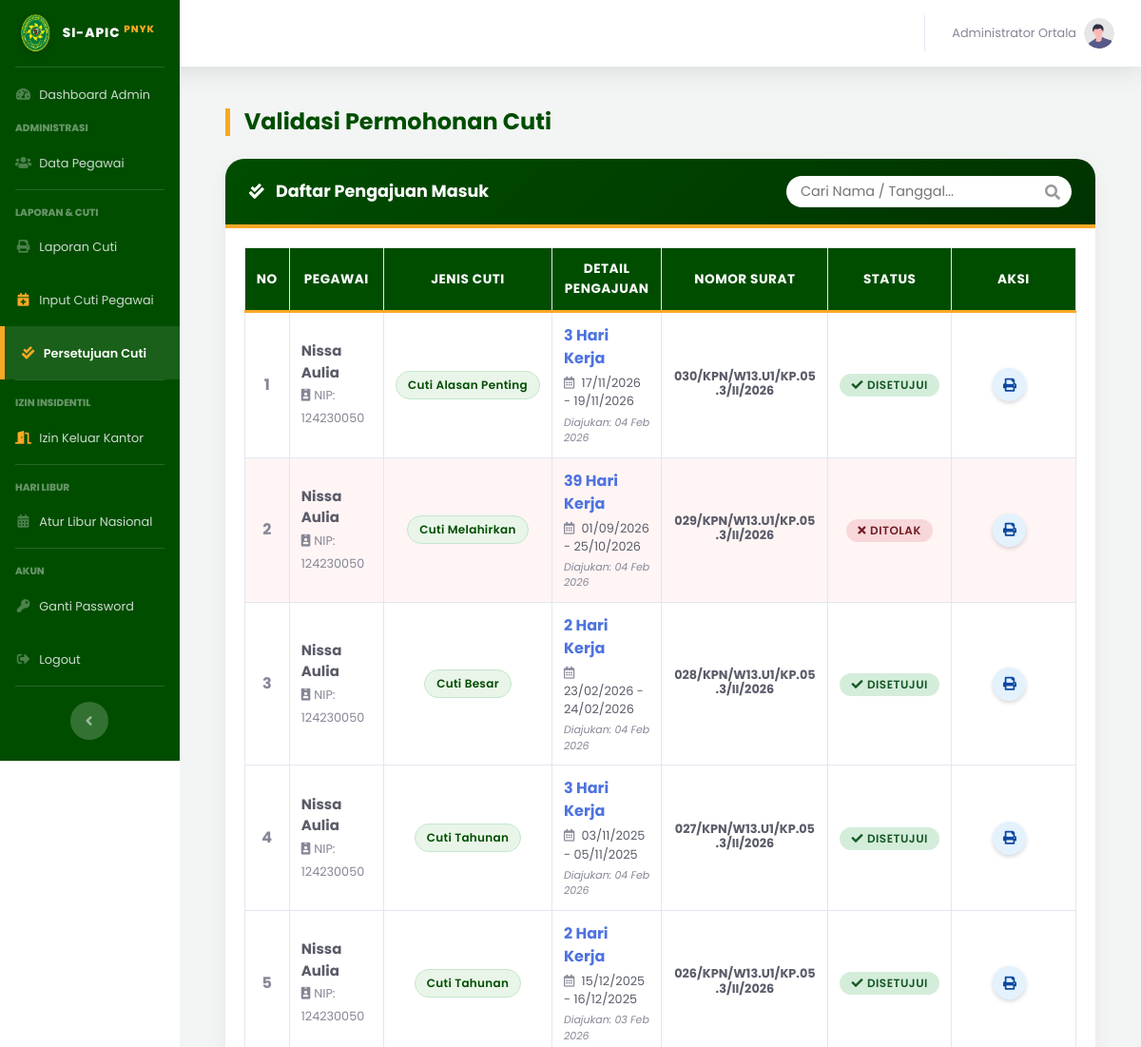
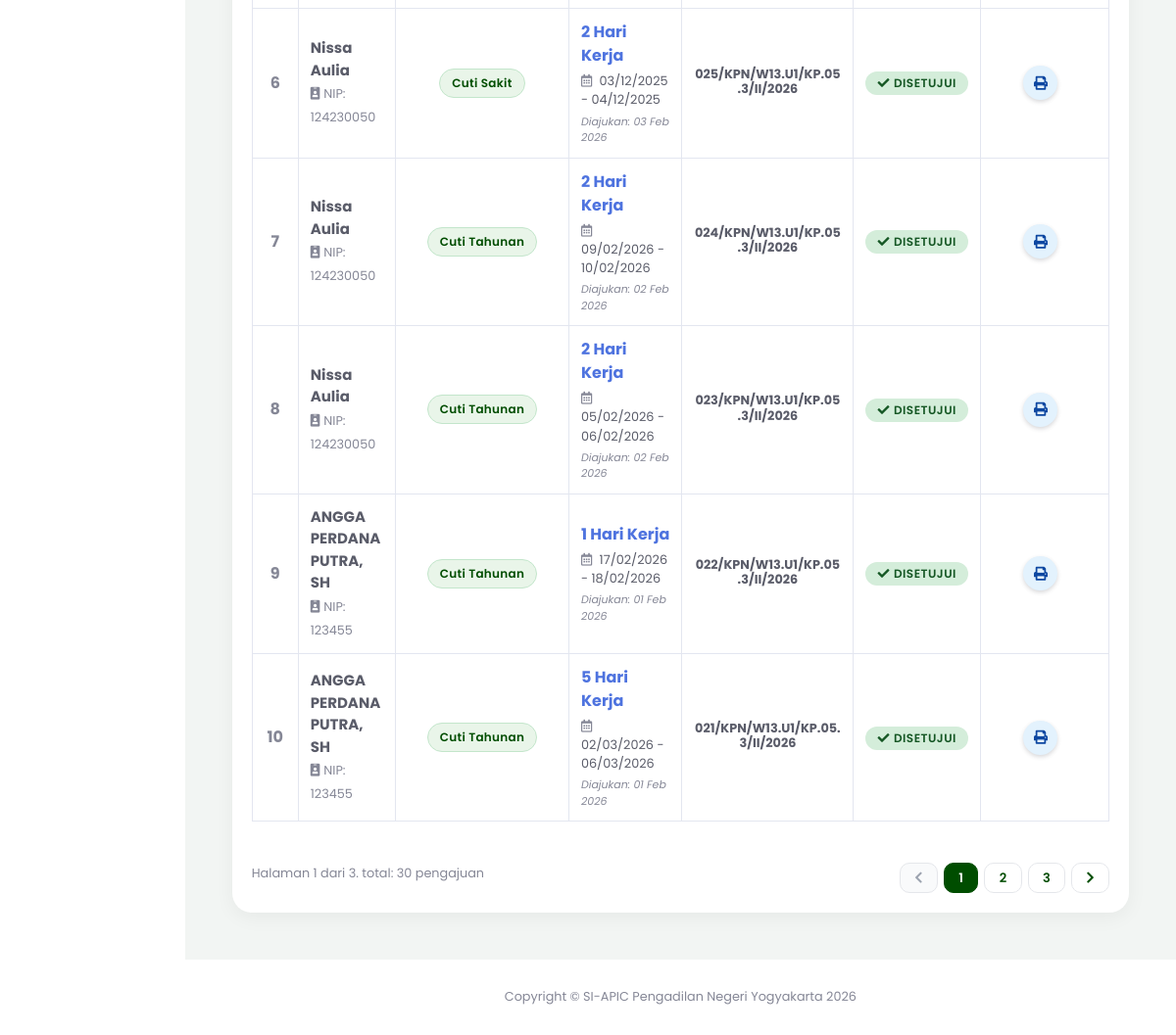
Page /index.php?page=validasi_cuti (signed in) on the committed database (2 pictures, top to bottom).
### tables this page shows
CREATE TABLE `pengajuan_cuti` (
  `id_pengajuan` int(11) NOT NULL,
  `id_user` int(11) NOT NULL,
  `jenis_cuti` varchar(50) DEFAULT NULL,
  `id_atasan` int(11) DEFAULT NULL,
  `id_jenis` int(11) NOT NULL,
  `nomor_surat` varchar(100) DEFAULT NULL,
  `tgl_pengajuan` date DEFAULT NULL,
  `tgl_mulai` date NOT NULL,
  `tgl_selesai` date NOT NULL,
  `lama_hari` int(11) NOT NULL,
  `alasan` text NOT NULL,
  `no_telepon` varchar(20) DEFAULT NULL,
  `masa_kerja` varchar(50) DEFAULT NULL,
  `alamat_cuti` text NOT NULL,
  `status` enum('Diajukan','Disetujui','Ditolak','Dibatalkan') DEFAULT 'Diajukan',
  `catatan_admin` text DEFAULT NULL,
  `created_at` timestamp NOT NULL DEFAULT current_timestamp(),
  `sisa_cuti_n` int(11) DEFAULT 0,
  `sisa_cuti_n1` int(11) DEFAULT 0,
  `dipotong_n1` int(11) DEFAULT 0,
  `dipotong_n` int(11) DEFAULT 0,
  `id_pejabat` int(11) DEFAULT 0,
  `ttd_pejabat` enum('ketua','wakil','plh') DEFAULT 'ketua'
);

CREATE TABLE `users` (
  `id_user` int(11) NOT NULL,
  `nip` varchar(30) NOT NULL,
  `masa_kerja` varchar(50) DEFAULT NULL,
  `password` varchar(255) NOT NULL,
  `nama_lengkap` varchar(100) NOT NULL,
  `jabatan` varchar(100) DEFAULT NULL,
  `kategori_laporan` enum('HAKIM KARIR DAN AD HOC','PANITERA DAN PANMUD','SEKRETARIS DAN KASUBBAG','PANITERA PENGGANTI','JURUSITA','JURUSITA PENGGANTI','STAF') NOT NULL,
  `pangkat` varchar(50) DEFAULT NULL,
  `unit_kerja` varchar(100) DEFAULT 'Pengadilan Negeri Yogyakarta',
  `no_telepon` varchar(20) DEFAULT NULL,
  `role` enum('admin','user') NOT NULL,
  `is_atasan_langsung` tinyint(1) DEFAULT 0 COMMENT '1=Bisa TTD, 0=Staf Biasa',
  `sisa_cuti_n` int(11) DEFAULT 12,
  `sisa_cuti_n1` int(11) DEFAULT 0,
  `sisa_cuti_n2` int(11) DEFAULT 0,
  `kuota_cuti_sakit` int(11) DEFAULT 14,
  `created_at` timestamp NOT NULL DEFAULT current_timestamp(),
  `status_akun` enum('aktif','nonaktif') DEFAULT 'aktif',
  `id_atasan` int(11) DEFAULT NULL,
  `is_atasan` enum('0','1') DEFAULT '0'
);

CREATE TABLE `jenis_cuti` (
  `id_jenis` int(11) NOT NULL,
  `nama_jenis` varchar(50) NOT NULL
);

### pages/admin/validasi_cuti.php (the view, shortened to what this page needs)
<?php
$batas   = 10;
$halaman = isset($_GET['hal']) ? (int)$_GET['hal'] : 1;
$halaman_awal = ($halaman > 1) ? ($halaman * $batas) - $batas : 0;
$keyword = "";
$where_clause = "";
$query_count_str = "SELECT count(id_pengajuan) as jumlah
                    FROM pengajuan_cuti
                    JOIN users ON pengajuan_cuti.id_user = users.id_user
                    WHERE 1=1 $where_clause";
$query_count = mysqli_query($koneksi, $query_count_str);
$data_count  = mysqli_fetch_assoc($query_count);
$jumlah_data = $data_count['jumlah'];
$total_halaman = ceil($jumlah_data / $batas);
$query_utama = "SELECT pengajuan_cuti.*,
                        users.nama_lengkap, users.nip,
                        users.sisa_cuti_n, users.sisa_cuti_n1, users.kuota_cuti_sakit,
                        jenis_cuti.nama_jenis
                FROM pengajuan_cuti
                JOIN users ON pengajuan_cuti.id_user = users.id_user
                JOIN jenis_cuti ON pengajuan_cuti.id_jenis = jenis_cuti.id_jenis
                WHERE 1=1 $where_clause
                ORDER BY pengajuan_cuti.tgl_pengajuan DESC, pengajuan_cuti.id_pengajuan DESC
                LIMIT $halaman_awal, $batas";
$query = mysqli_query($koneksi, $query_utama);
$nomor = $halaman_awal + 1;
?>
<div class="container-fluid mb-5 mt-4">
    <div class="d-sm-flex align-items-center justify-content-between mb-4">
        <h1 class="page-title-pn mb-0">Validasi Permohonan Cuti</h1>
    </div>
    <div class="card card-pn mb-4">
        <div class="card-header-pn d-flex flex-column flex-md-row justify-content-between align-items-center">
            <div class="mb-2 mb-md-0">
                <i class="fas fa-check-double mr-2"></i>
                <span class="font-weight-bold" style="font-size: 1.1rem;">Daftar Pengajuan Masuk</span>
            </div>
            <div class="search-wrapper">
                <input type="text" id="keyword" class="search-input-inside"
                       placeholder="Cari Nama / Tanggal..."
                       value="<?php echo $keyword; ?>"
                       autocomplete="off">
            </div>
        </div>
        <div class="card-body">
            <div id="area_tabel">
                <?php if(mysqli_num_rows($query) == 0) { ?>
                    <div class="alert alert-light text-center border shadow-sm" style="border-radius: 12px;">
                        <h6 class="text-muted m-3"><i class="fas fa-info-circle mr-2"></i>Data pengajuan tidak ditemukan.</h6>
                    </div>
                <?php } else { ?>
                <div class="table-responsive">
                    <table class="table table-bordered table-hover" width="100%" cellspacing="0">
                        <thead class="table-pn-head">
                            <tr class="text-center">
                                <th width="5%">No</th>
                                <th>Pegawai</th>
                                <th>Jenis Cuti</th>
                                <th>Detail Pengajuan</th>
                                <th>Nomor Surat</th>
                                <th>Status</th>
                                <th width="15%">Aksi</th>
                            </tr>
                        </thead>
                        <tbody>
                            <?php
                            while($row = mysqli_fetch_array($query)){
                                $raw_status = strtolower(trim($row['status']));
                                $bg_row = "";
                                if ($raw_status == 'disetujui') {
                                    $badge = '<span class="badge badge-status" style="background-color: #d4edda; color: #155724;"><i class="fas fa-check mr-1"></i>DISETUJUI</span>';
                                } elseif ($raw_status == 'ditolak') {
                                    $badge = '<span class="badge badge-status" style="background-color: #f8d7da; color: #721c24;"><i class="fas fa-times mr-1"></i>DITOLAK</span>';
                                    $bg_row = "style='background-color: #fff5f5;'";
                                } else {
                                    $badge = '<span class="badge badge-status" style="background-color: #fff3cd; color: #856404;"><i class="fas fa-clock mr-1"></i>MENUNGGU</span>';
                                    $bg_row = "style='background-color: #fffdf0;'";
                                }
                            ?>
                            <tr <?php echo $bg_row; ?>>
                                <td class="text-center font-weight-bold align-middle"><?php echo $nomor++; ?></td>
                                <td class="align-middle">
                                    <div class="font-weight-bold text-dark" style="font-size: 15px;"><?php echo $row['nama_lengkap']; ?></div>
                                    <small class="text-muted"><i class="fas fa-id-badge mr-1"></i>NIP: <?php echo $row['nip']; ?></small>
                                </td>
                                <td class="align-middle text-center">
                                    <span class="badge-jenis-cuti">
                                        <?php echo $row['nama_jenis']; ?>
                                    </span>
                                </td>
                                <td class="align-middle">
                                    <div class="font-weight-bold text-primary"><?php echo $row['lama_hari']; ?> Hari Kerja</div>
                                    <small class="text-dark d-block mt-1">
                                        <i class="far fa-calendar-alt mr-1 text-muted"></i>
                                        <?php echo date('d/m/Y', strtotime($row['tgl_mulai'])); ?> -
                                        <?php echo date('d/m/Y', strtotime($row['tgl_selesai'])); ?>
                                    </small>
                                    <small class="text-muted font-italic d-block mt-1" style="font-size: 11px;">
                                        Diajukan: <?php echo date('d M Y', strtotime($row['tgl_pengajuan'])); ?>
                                    </small>
                                </td>
                                <td class="text-center align-middle">
                                    <?php if(!empty($row['nomor_surat'])) { ?>
                                        <span class="font-weight-bold text-dark small" style="display:inline-block; max-width:150px; line-height:1.2;">
                                            <?php echo $row['nomor_surat']; ?>
                                        </span>
                                    <?php } else { echo '-'; } ?>
                                </td>
                                <td class="text-center align-middle"><?php echo $badge; ?></td>
                                <td class="text-center align-middle">
                                    <div class="d-flex justify-content-center">
                                        <a href="pages/admin/cetak_cuti_admin.php?id=<?php echo $row['id_pengajuan']; ?>" target="_blank" class="btn-circle-action btn-print shadow-sm mr-2" title="Cetak Surat">
                                            <i class="fas fa-print fa-sm"></i>
                                        </a>
                                    </div>
                                </td>
                            </tr>
                            <?php } ?>
                        </tbody>
                    </table>
                </div>
                <div class="d-flex flex-column flex-md-row justify-content-between align-items-center mt-3">
                    <div class="text-muted small mb-2 mb-md-0">
                        Halaman <?php echo $halaman; ?> dari <?php echo $total_halaman; ?>. total: <?php echo $jumlah_data; ?> pengajuan
                    </div>
                    <nav>
                        <ul class="pagination mb-0">
                            <li class="page-item <?php if($halaman <= 1) echo 'disabled'; ?>">
                                <a class="page-link" href="<?php if($halaman > 1){ echo "?page=validasi_cuti&hal=".($halaman-1)."&cari=$keyword"; } ?>"><i class="fas fa-chevron-left"></i></a>
                            </li>
                            <?php for($x = 1; $x <= $total_halaman; $x++): ?>
                                <li class="page-item <?php if($halaman == $x) echo 'active'; ?>">
                                    <a class="page-link" href="?page=validasi_cuti&hal=<?php echo $x; ?>&cari=<?php echo $keyword; ?>"><?php echo $x; ?></a>
                                </li>
                            <?php endfor; ?>
                            <li class="page-item <?php if($halaman >= $total_halaman) echo 'disabled'; ?>">
                                <a class="page-link" href="<?php if($halaman < $total_halaman){ echo "?page=validasi_cuti&hal=".($halaman+1)."&cari=$keyword"; } ?>"><i class="fas fa-chevron-right"></i></a>
                            </li>
                        </ul>
                    </nav>
                </div>
                <?php } ?>
            </div>
        </div>
    </div>
</div>

### index.php (style rules this page uses)
body, #wrapper, h1, h2, h3, h4, h5, h6, p, span, a, div, table, input, button, select, textarea { font-family: 'Poppins', sans-serif !important; }
.card { border-radius: 20px !important; border: none !important; box-shadow: 0 5px 20px rgba(0,0,0,0.05) !important; overflow: hidden; margin-bottom: 25px; }

### pages/admin/validasi_cuti.php (style rules this page uses)
:root { --pn-green: #004d00; --pn-gold: #F9A825; --text-dark: #333; }
body { font-family: 'Poppins', sans-serif; }
.card-pn { border: none; border-radius: 12px; box-shadow: 0 4px 15px rgba(0,0,0,0.05); background-color: #fff; overflow: hidden; }
.card-header-pn { background: linear-gradient(135deg, #004d00 0%, #003300 100%); color: white; border-bottom: 4px solid var(--pn-gold); padding: 18px 25px; }
.page-title-pn { font-weight: 700; border-left: 5px solid var(--pn-gold); padding-left: 15px; color: var(--pn-green) !important; font-size: 1.5rem; }
.table-pn-head { background-color: var(--pn-green); color: #fff; font-weight: 600; border-top: none; }
.table-pn-head th { border-bottom: 3px solid var(--pn-gold) !important; vertical-align: middle !important; text-transform: uppercase; font-size: 0.85rem; letter-spacing: 0.5px; }
.badge-status { border-radius: 50px; padding: 6px 12px; font-weight: 600; font-size: 12px; letter-spacing: 0.5px; }
.badge-jenis-cuti { background-color: #e9f5e9; color: var(--pn-green); border: 1px solid #c3e6cb; padding: 5px 12px; border-radius: 50px; font-size: 0.75rem; font-weight: 600; letter-spacing: 0.3px; display: inline-block; white-space: nowrap; }
.btn-circle-action { width: 35px; height: 35px; border-radius: 50%; display: inline-flex; align-items: center; justify-content: center; border: none; transition: 0.2s; cursor: pointer; }
.btn-print { background-color: #e3f2fd; color: #0d47a1; }
.pagination { margin-top: 10px; }
.pagination .page-item .page-link { padding: .4rem .9rem !important; margin-left: 6px !important; border-radius: 10px !important; border: 1px solid #e5e7eb !important; background: #fff !important; color: var(--pn-green) !important; font-weight: 600; font-size: 13px; transition: all 0.3s ease; }
.pagination .page-item.active .page-link { background: var(--pn-green) !important; color: #fff !important; border: 1px solid var(--pn-green) !important; }
.pagination .page-item.disabled .page-link { color: #9ca3af !important; background: #f9fafb !important; border-color: #e5e7eb !important; transform: none; }
.search-wrapper { position: relative; width: 100%; max-width: 300px; }
.search-input-inside { width: 100%; padding: 6px 35px 6px 15px !important; border-radius: 20px !important; border: none; background-color: #fff; transition: all 0.3s ease; font-size: 0.9rem; outline: none; }

### rows in the picture
pengajuan_cuti: id_user.nama_lengkap "Nissa Aulia", id_user.nip "124230050", id_jenis.nama_jenis "Cuti Alasan Penting", lama_hari "3", tgl_mulai "17/11/2026", tgl_selesai "19/11/2026", tgl_pengajuan "04 Feb 2026", nomor_surat "030/KPN/W13.U1/KP.05.3/II/2026", status "Disetujui" (drawn)
pengajuan_cuti: id_user.nama_lengkap "Nissa Aulia", id_user.nip "124230050", id_jenis.nama_jenis "Cuti Melahirkan", lama_hari "39", tgl_mulai "01/09/2026", tgl_selesai "25/10/2026", tgl_pengajuan "04 Feb 2026", nomor_surat "029/KPN/W13.U1/KP.05.3/II/2026", status "Ditolak" (drawn)
pengajuan_cuti: id_user.nama_lengkap "Nissa Aulia", id_user.nip "124230050", id_jenis.nama_jenis "Cuti Besar", lama_hari "2", tgl_mulai "23/02/2026", tgl_selesai "24/02/2026", tgl_pengajuan "04 Feb 2026", nomor_surat "028/KPN/W13.U1/KP.05.3/II/2026", status "Disetujui" (drawn)
pengajuan_cuti: id_user.nama_lengkap "Nissa Aulia", id_user.nip "124230050", id_jenis.nama_jenis "Cuti Tahunan", lama_hari "3", tgl_mulai "03/11/2025", tgl_selesai "05/11/2025", tgl_pengajuan "04 Feb 2026", nomor_surat "027/KPN/W13.U1/KP.05.3/II/2026", status "Disetujui" (drawn)
pengajuan_cuti: id_user.nama_lengkap "Nissa Aulia", id_user.nip "124230050", id_jenis.nama_jenis "Cuti Tahunan", lama_hari "2", tgl_mulai "15/12/2025", tgl_selesai "16/12/2025", tgl_pengajuan "03 Feb 2026", nomor_surat "026/KPN/W13.U1/KP.05.3/II/2026", status "Disetujui" (drawn)
pengajuan_cuti: id_user.nama_lengkap "Nissa Aulia", id_user.nip "124230050", id_jenis.nama_jenis "Cuti Sakit", lama_hari "2", tgl_mulai "03/12/2025", tgl_selesai "04/12/2025", tgl_pengajuan "03 Feb 2026", nomor_surat "025/KPN/W13.U1/KP.05.3/II/2026", status "Disetujui" (drawn)
pengajuan_cuti: id_user.nama_lengkap "Nissa Aulia", id_user.nip "124230050", id_jenis.nama_jenis "Cuti Tahunan", lama_hari "2", tgl_mulai "09/02/2026", tgl_selesai "10/02/2026", tgl_pengajuan "02 Feb 2026", nomor_surat "024/KPN/W13.U1/KP.05.3/II/2026", status "Disetujui" (drawn)
pengajuan_cuti: id_user.nama_lengkap "Nissa Aulia", id_user.nip "124230050", id_jenis.nama_jenis "Cuti Tahunan", lama_hari "2", tgl_mulai "05/02/2026", tgl_selesai "06/02/2026", tgl_pengajuan "02 Feb 2026", nomor_surat "023/KPN/W13.U1/KP.05.3/II/2026", status "Disetujui" (drawn)
pengajuan_cuti: id_user.nama_lengkap "ANGGA PERDANA PUTRA, SH", id_user.nip "123455", id_jenis.nama_jenis "Cuti Tahunan", lama_hari "1", tgl_mulai "17/02/2026", tgl_selesai "18/02/2026", tgl_pengajuan "01 Feb 2026", nomor_surat "022/KPN/W13.U1/KP.05.3/II/2026", status "Disetujui" (drawn)
pengajuan_cuti: id_user.nama_lengkap "ANGGA PERDANA PUTRA, SH", id_user.nip "123455", id_jenis.nama_jenis "Cuti Tahunan", lama_hari "5", tgl_mulai "02/03/2026", tgl_selesai "06/03/2026", tgl_pengajuan "01 Feb 2026", nomor_surat "021/KPN/W13.U1/KP.05.3/II/2026", status "Disetujui" (drawn)

### other values in the picture
$_SESSION['nama_lengkap'] "Administrator Ortala"
$halaman "1"
$total_halaman "3"
$jumlah_data "30"
